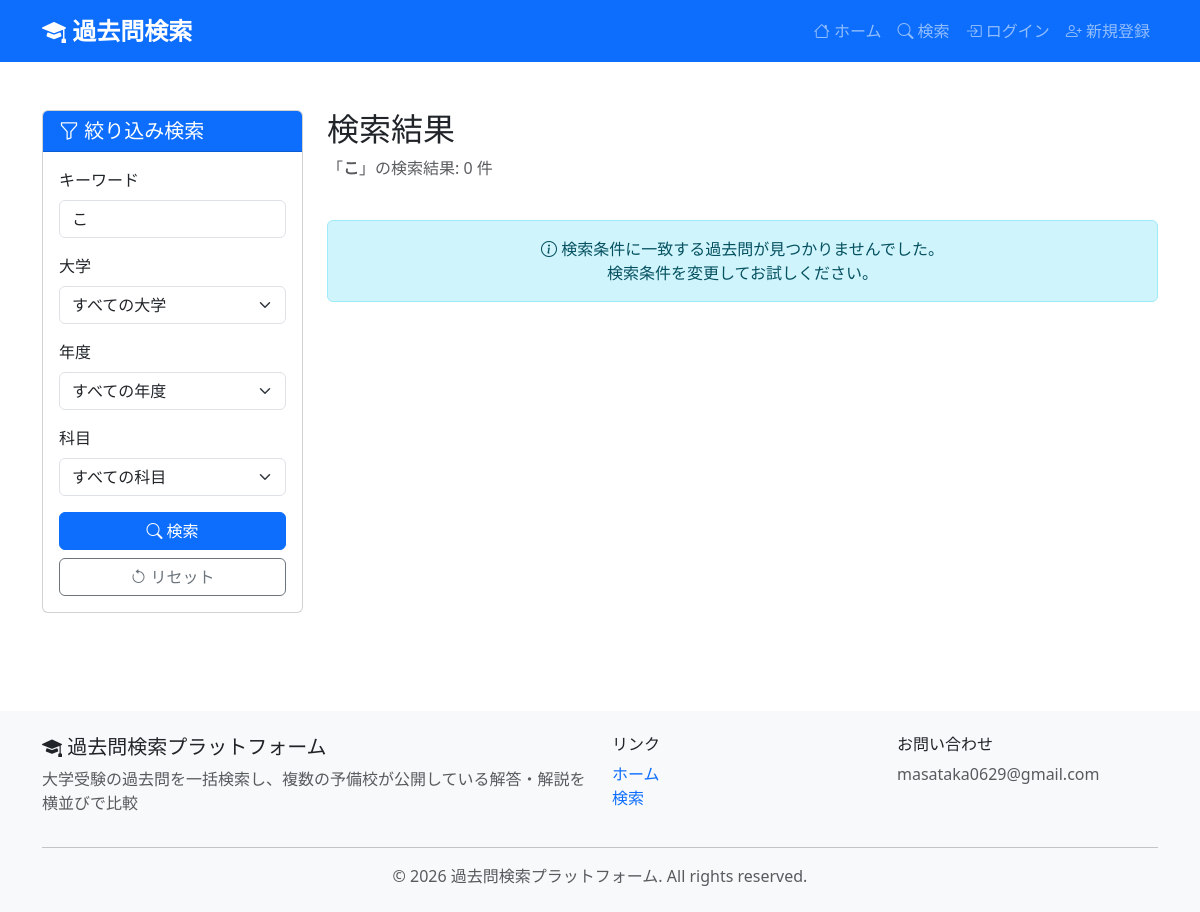
The app's page /search/?q=こ, older data.
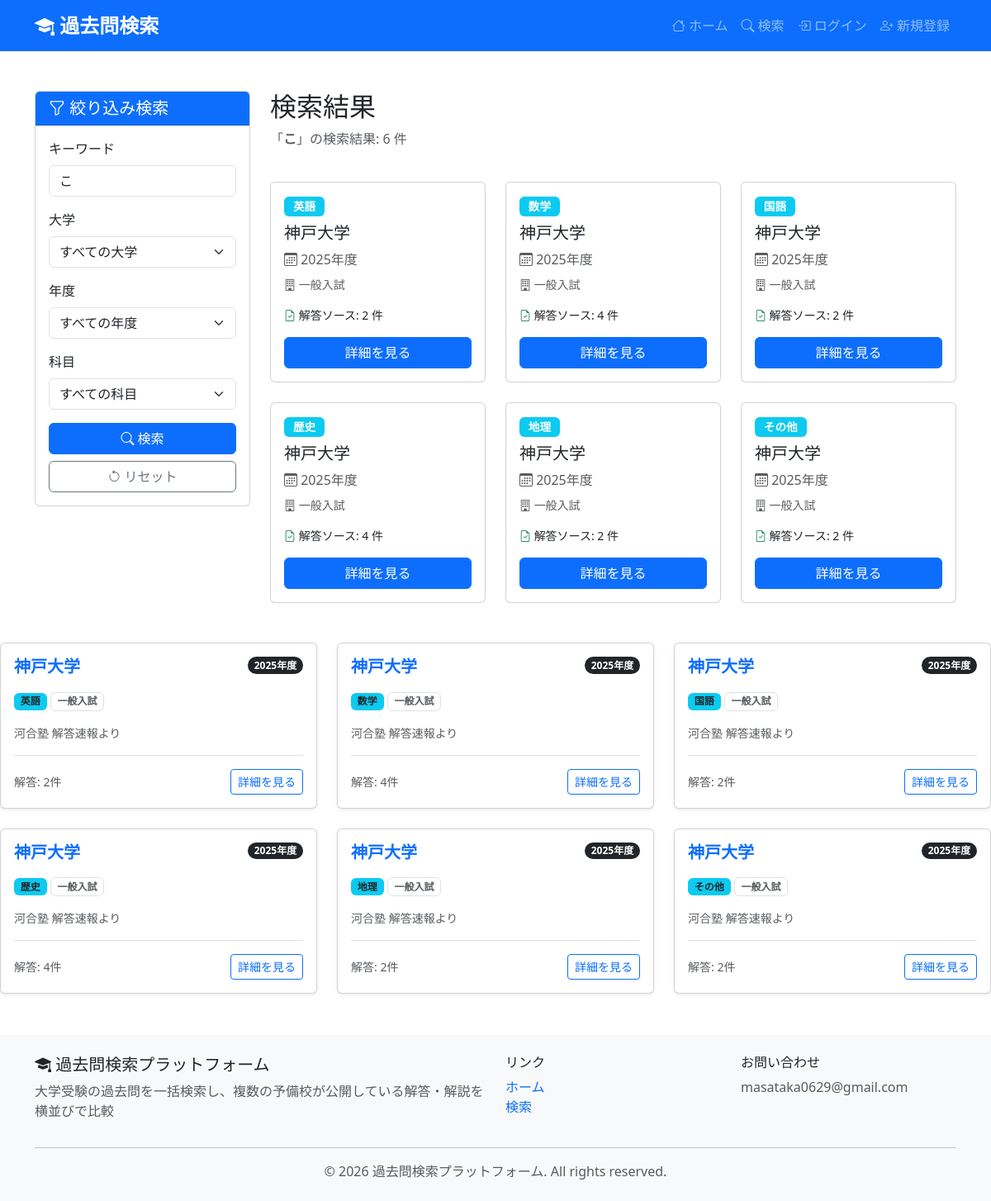
The same page, newer data.
### exams/models.py (models this page shows, shortened)
class Exam(models.Model):
    SUBJECT_CHOICES = [
        ('japanese', '国語'),
        ('math', '数学'),
        ('english', '英語'),
        ('science', '理科'),
        ('social', '社会'),
        ('physics', '物理'),
        ('chemistry', '化学'),
        ('biology', '生物'),
        ('geography', '地理'),
        ('history', '歴史'),
        ('other', 'その他'),
    ]
    university = models.ForeignKey(
        University,
        on_delete=models.CASCADE,
        related_name='exams',
        verbose_name="学校"
    )
    year = models.IntegerField(
        verbose_name="年度",
        help_text="実施年度（例: 2024）"
    )
    subject = models.CharField(
        max_length=50,
        choices=SUBJECT_CHOICES,
        verbose_name="科目"
    )
    department = models.CharField(
        max_length=100,
        blank=True,
        verbose_name="学部・学科",
        help_text="例: 工学部、法学部、理学部 数学科"
    )
    exam_type = models.CharField(
        max_length=50,
        verbose_name="試験種別",
        help_text="例: 一般入試、推薦入試、共通テスト",
        default="一般入試"
    )
    problem_url = models.URLField(
        max_length=500,
        verbose_name="問題PDF URL",
        help_text="大学公式または信頼できるソースの問題PDFリンク",
        blank=True
    )
    description = models.TextField(
        blank=True,
        verbose_name="説明",
        help_text="問題の概要や特記事項"
    )
    source_type = models.CharField(
        max_length=50,
        choices=[
            ('official', '大学公式'),
            ('yobi_school', '予備校'),
            ('archive', 'アーカイブサイト'),
            ('other', 'その他'),
        ],
        default='official',
        verbose_name="ソース種別"
    )
    scraped_at = models.DateTimeField(
        null=True,
        blank=True,
        verbose_name="取得日時",
        help_text="データを取得・確認した日時"
    )
    is_verified = models.BooleanField(
        default=False,
        verbose_name="検証済み",
        help_text="リンク切れチェック済み"
    )
    created_at = models.DateTimeField(auto_now_add=True, verbose_name="登録日時")
    updated_at = models.DateTimeField(auto_now=True, verbose_name="更新日時")
    class Meta:
        verbose_name = "過去問"
        verbose_name_plural = "過去問一覧"
        ordering = ['-year', 'university__name', 'subject']

class University(models.Model):
    name = models.CharField(
        max_length=200,
        verbose_name="学校名",
        help_text="大学名または高校名"
    )
    name_kana = models.CharField(
        max_length=200,
        verbose_name="学校名（かな）",
        blank=True,
        help_text="検索用のかな表記"
    )
    school_type = models.CharField(
        max_length=20,
        choices=[
            ('university', '大学'),
            ('high_school', '高校'),
        ],
        default='university',
        verbose_name="学校種別"
    )
    official_url = models.URLField(
        blank=True,
        verbose_name="公式サイトURL"
    )
    has_official_pastpaper = models.BooleanField(
        default=False,
        verbose_name="公式HP過去問掲載",
        help_text="公式HPに過去問が掲載されているか"
    )
    pastpaper_url = models.URLField(
        blank=True,
        verbose_name="過去問ページURL",
        help_text="公式サイトの過去問ページURL"
    )
    pastpaper_years = models.CharField(
        max_length=200,
        blank=True,
        verbose_name="掲載年度",
        help_text="例: 2025, 2024, 2023"
    )
    pastpaper_checked_at = models.DateTimeField(
        null=True,
        blank=True,
        verbose_name="確認日時",
        help_text="過去問掲載状況を最後に確認した日時"
    )
    pastpaper_note = models.TextField(
        blank=True,
        verbose_name="備考",
        help_text="過去問掲載に関する備考"
    )
    created_at = models.DateTimeField(auto_now_add=True, verbose_name="登録日時")
    updated_at = models.DateTimeField(auto_now=True, verbose_name="更新日時")
    class Meta:
        verbose_name = "学校"
        verbose_name_plural = "学校一覧"
        ordering = ['name_kana', 'name']

### exams/views.py (the view, shortened to what this page needs)
# urls.py: path('search/', views.ExamSearchView.as_view(), name='search'),
class ExamSearchView(ListView):
    model = Exam
    template_name = 'exams/search_results.html'
    context_object_name = 'exams'
    paginate_by = 12
    def get_queryset(self):
        queryset = Exam.objects.select_related('university').prefetch_related('answer_sources')
        query = self.request.GET.get('q', '')
        university_id = self.request.GET.get('university', '')
        year = self.request.GET.get('year', '')
        subject = self.request.GET.get('subject', '')
        if query:
            queryset = queryset.filter(
                Q(university__name__icontains=query) |
                Q(university__name_kana__icontains=query) |
                Q(description__icontains=query)
            )
        if university_id:
            queryset = queryset.filter(university_id=university_id)
        if year:
            queryset = queryset.filter(year=year)
        if subject:
            queryset = queryset.filter(subject=subject)
        return queryset.order_by('-year', 'university__name')
    def get_context_data(self, **kwargs):
        context = super().get_context_data(**kwargs)
        context['search_form'] = ExamSearchForm(self.request.GET)
        context['query'] = self.request.GET.get('q', '')
        context['total_results'] = self.get_queryset().count()
        context['universities'] = University.objects.order_by('name_kana', 'name')
        context['years'] = Exam.objects.values_list('year', flat=True).distinct().order_by('-year')
        context['subjects'] = Exam.SUBJECT_CHOICES
        return context

### exams/forms.py
class ExamSearchForm(forms.Form):
    university = forms.ModelChoiceField(
        queryset=University.objects.order_by('name_kana', 'name'),
        required=False,
        label='大学',
        empty_label='大学を選択または入力...',
        widget=forms.Select(attrs={
            'class': 'form-select select2-enable',
            'data-placeholder': '大学名を検索...'
        })
    )

### templates/exams/search_results.html (shortened to what this page needs)
{% extends 'base.html' %}
{% block content %}
<div class="container my-5">
    <div class="row">
        <div class="col-lg-3 mb-4">
            <div class="card sticky-top" style="top: 20px;">
                <div class="card-header bg-primary text-white">
                    <h5 class="mb-0">
                        <i class="bi bi-funnel"></i> 絞り込み検索
                    </h5>
                </div>
                <div class="card-body">
                    <form method="get" action="{% url 'exams:search' %}">
                        <div class="mb-3">
                            <label for="q" class="form-label">キーワード</label>
                            <input type="text"
                                   class="form-control"
                                   id="q"
                                   name="q"
                                   value="{{ request.GET.q }}"
                                   placeholder="大学名など">
                        </div>
                        <div class="mb-3">
                            <label for="university" class="form-label">大学</label>
                            <select class="form-select" id="university" name="university">
                                <option value="">すべての大学</option>
                            </select>
                        </div>
                        <div class="mb-3">
                            <label for="year" class="form-label">年度</label>
                            <select class="form-select" id="year" name="year">
                                <option value="">すべての年度</option>
                            </select>
                        </div>
                        <div class="mb-3">
                            <label for="subject" class="form-label">科目</label>
                            <select class="form-select" id="subject" name="subject">
                                <option value="">すべての科目</option>
                            </select>
                        </div>
                        <button type="submit" class="btn btn-primary w-100">
                            <i class="bi bi-search"></i> 検索
                        </button>
                        <a href="{% url 'exams:search' %}" class="btn btn-outline-secondary w-100 mt-2">
                            <i class="bi bi-arrow-counterclockwise"></i> リセット
                        </a>
                    </form>
                </div>
            </div>
        </div>
        <div class="col-lg-9">
            <div class="d-flex justify-content-between align-items-center mb-4">
                <div>
                    <h2>検索結果</h2>
                    {% if query %}
                    <p class="text-muted">
                        「<strong>{{ query }}</strong>」の検索結果: {{ total_results }} 件
                    </p>
                    {% else %}
                    <p class="text-muted">{{ total_results }} 件の過去問が見つかりました</p>
                    {% endif %}
                </div>
            </div>
            <div class="row g-4">
                {% for exam in exams %}
                <div class="col-md-6 col-xl-4">
                    <div class="card card-exam h-100">
                        <div class="card-body">
                            <span class="badge badge-subject bg-info mb-2">
                                {{ exam.get_subject_display }}
                            </span>
                            <h5 class="card-title">{{ exam.university.name }}</h5>
                            <p class="text-muted mb-2">
                                <i class="bi bi-calendar3"></i> {{ exam.year }}年度
                            </p>
                            <p class="small text-muted mb-3">
                                <i class="bi bi-building"></i> {{ exam.exam_type }}
                            </p>
                            {% if exam.answer_sources.count > 0 %}
                            <p class="small mb-3">
                                <i class="bi bi-file-earmark-check text-success"></i>
                                解答ソース: {{ exam.answer_sources.count }} 件
                            </p>
                            {% endif %}
                            <a href="{% url 'exams:exam_detail' exam.pk %}"
                               class="btn btn-primary w-100">
                                詳細を見る
                            </a>
                        </div>
                    </div>
                </div>
                {% empty %}
                <div class="col-12">
                    <div class="alert alert-info text-center" role="alert">
                        <i class="bi bi-info-circle"></i>
                        検索条件に一致する過去問が見つかりませんでした。
                        <br>
                        検索条件を変更してお試しください。
                    </div>
                </div>
                {% endfor %}
            </div>
        </div>
    </div>
</div>
<div class="row row-cols-1 row-cols-md-3 g-4">
  {% for exam in exams %}
  <div class="col">
    <div class="card h-100 shadow-sm hover-effect">
      <div class="card-body">
        <div class="d-flex justify-content-between align-items-start mb-2">
          <h5 class="card-title fw-bold text-primary">{{ exam.university.name }}</h5>
          <span class="badge bg-dark rounded-pill">{{ exam.year }}年度</span>
        </div>
        <div class="mb-3">
          <span class="badge bg-info text-dark">{{ exam.get_subject_display }}</span>
          <span class="badge border text-muted">{{ exam.exam_type }}</span>
        </div>
        <p class="card-text text-muted small">
          {{ exam.description|truncatechars:50 }}
        </p>
        <div class="mt-3 pt-3 border-top d-flex justify-content-between align-items-center">
            <div class="small text-muted">
                 解答: {{ exam.answer_sources.count }}件
            </div>
            <a href="{% url 'exams:exam_detail' exam.pk %}" class="btn btn-sm btn-outline-primary stretched-link">
                詳細を見る
            </a>
        </div>
      </div>
    </div>
  </div>
  {% endfor %}
</div>
{% endblock %}

### templates/base.html (shortened to what this page needs)
<!DOCTYPE html>
<html lang="ja">
<head>
    <link href="https://cdn.jsdelivr.net/npm/bootstrap@5.3.0/dist/css/bootstrap.min.css" rel="stylesheet">
    <link rel="stylesheet" href="https://cdn.jsdelivr.net/npm/bootstrap-icons@1.11.0/font/bootstrap-icons.css">
</head>
<body>
    <nav class="navbar navbar-expand-lg navbar-dark bg-primary">
        <div class="container">
            <a class="navbar-brand" href="{% url 'exams:home' %}">
                <i class="bi bi-mortarboard-fill"></i> 過去問検索
            </a>
            <div class="collapse navbar-collapse" id="navbarNav">
                <ul class="navbar-nav ms-auto">
                    <li class="nav-item">
                        <a class="nav-link" href="{% url 'exams:home' %}">
                            <i class="bi bi-house"></i> ホーム
                        </a>
                    </li>
                    <li class="nav-item">
                        <a class="nav-link" href="{% url 'exams:search' %}">
                            <i class="bi bi-search"></i> 検索
                        </a>
                    </li>
                    {% if user.is_authenticated %}
                    <li class="nav-item">
                        <a class="nav-link" href="{% url 'exams:exam_create' %}">
                            <i class="bi bi-plus-circle"></i> 過去問登録
                        </a>
                    </li>
                    <li class="nav-item">
                        <a class="nav-link" href="{% url 'exams:mypage' %}">
                            <i class="bi bi-person-circle"></i> マイページ
                        </a>
                    </li>
                    <li class="nav-item">
                        <a class="nav-link" href="{% url 'logout' %}">
                            <i class="bi bi-box-arrow-right"></i> ログアウト
                        </a>
                    </li>
                    {% else %}
                    <li class="nav-item">
                        <a class="nav-link" href="{% url 'login' %}">
                            <i class="bi bi-box-arrow-in-right"></i> ログイン
                        </a>
                    </li>
                    <li class="nav-item">
                        <a class="nav-link" href="{% url 'signup' %}">
                            <i class="bi bi-person-plus"></i> 新規登録
                        </a>
                    </li>
                    {% endif %}
                </ul>
            </div>
        </div>
    </nav>
    <main>
        {% block content %}{% endblock %}
    </main>
    <footer class="py-4">
        <div class="container">
            <div class="row">
                <div class="col-md-6">
                    <h5><i class="bi bi-mortarboard-fill"></i> 過去問検索プラットフォーム</h5>
                    <p class="text-muted">大学受験の過去問を一括検索し、複数の予備校が公開している解答・解説を横並びで比較</p>
                </div>
                <div class="col-md-3">
                    <h6>リンク</h6>
                    <ul class="list-unstyled">
                        <li><a href="{% url 'exams:home' %}" class="text-decoration-none">ホーム</a></li>
                        <li><a href="{% url 'exams:search' %}" class="text-decoration-none">検索</a></li>
                    </ul>
                </div>
                <div class="col-md-3">
                    <h6>お問い合わせ</h6>
                    <p class="text-muted">masataka0629@gmail.com</p>
                </div>
            </div>
            <hr>
            <p class="text-center text-muted mb-0">
                &copy; 2026 過去問検索プラットフォーム. All rights reserved.
            </p>
        </div>
    </footer>
</body>
</html>
<link href="https://cdn.jsdelivr.net/npm/select2@4.1.0-rc.0/dist/css/select2.min.css" rel="stylesheet" />

### templates/base.html (style rules this page uses)
:root { --primary-color: #0d6efd; --secondary-color: #6c757d; }
body { min-height: 100vh; display: flex; flex-direction: column; }
.navbar-brand { font-weight: bold; font-size: 1.5rem; }
main { flex: 1; }
.card-exam { transition: transform 0.2s, box-shadow 0.2s; height: 100%; }
.badge-subject { font-size: 0.85rem; padding: 0.4em 0.8em; }
footer { background-color: #f8f9fa; margin-top: 50px; }

Row changes from the older to the newer data that the page shows:
added Exam: subject "英語", university.name "神戸大学", year "2025", exam_type "一般入試", answer_sources.count "2", description "河合塾 解答速報より"
added Exam: subject "数学", university.name "神戸大学", year "2025", exam_type "一般入試", answer_sources.count "4", description "河合塾 解答速報より"
added Exam: subject "国語", university.name "神戸大学", year "2025", exam_type "一般入試", answer_sources.count "2", description "河合塾 解答速報より"
added Exam: subject "歴史", university.name "神戸大学", year "2025", exam_type "一般入試", answer_sources.count "4", description "河合塾 解答速報より"
added Exam: subject "地理", university.name "神戸大学", year "2025", exam_type "一般入試", answer_sources.count "2", description "河合塾 解答速報より"
added Exam: subject "その他", university.name "神戸大学", year "2025", exam_type "一般入試", answer_sources.count "2", description "河合塾 解答速報より"
Text that changed along with them:
{{ total_results }}: "0" → "6"
text no longer shown: "検索条件に一致する過去問が見つかりませんでした。 検索条件を変更してお試しください。"
